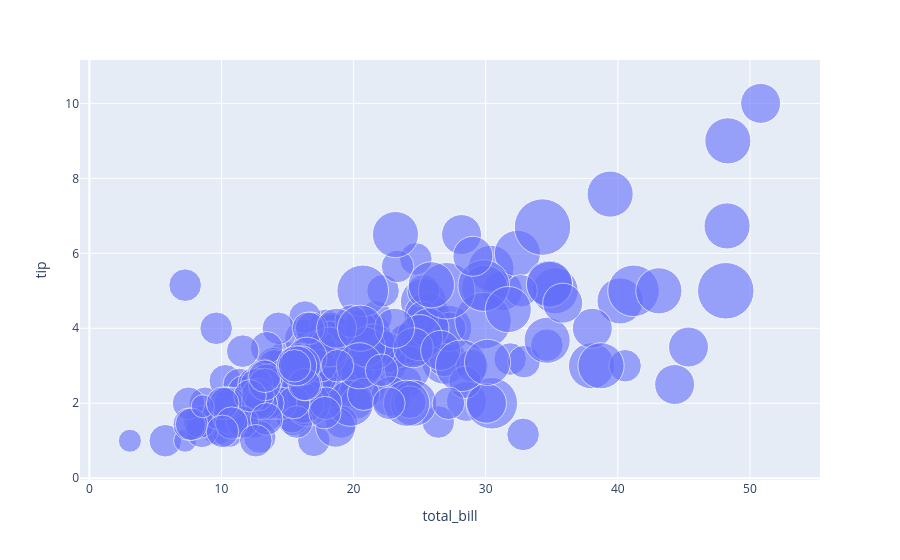

The notebook cell saved with this chart:
### Code cell
fig = px.scatter(
    df,
    x="total_bill",
    y="tip",
    size="size",
    size_max=40,
    opacity=0.6
)

fig.show()

### Figure 1 — Plotly figure (JSON) as saved in the notebook; plotly's stock layout.template omitted (floating-point values rounded to 4 significant figures; data arrays with more than 128 entries replaced by an {"elided": "..."} marker saying what was removed)
{"data": [{"hovertemplate": "total_bill=%{x}<br>tip=%{y}<br>size=%{marker.size}<extra></extra>", "legendgroup": "", "marker": {"color": "#636efa", "opacity": 0.6, "size": {"elided": "244 int values"}, "sizemode": "area", "sizeref": 0.00375, "symbol": "circle"}, "mode": "markers", "name": "", "orientation": "v", "showlegend": false, "type": "scatter", "x": {"elided": "244 float values"}, "xaxis": "x", "y": {"elided": "244 float values"}, "yaxis": "y"}], "layout": {"legend": {"itemsizing": "constant", "tracegroupgap": 0}, "margin": {"t": 60}, "xaxis": {"anchor": "y", "domain": [0, 1], "title": {"text": "total_bill"}}, "yaxis": {"anchor": "x", "domain": [0, 1], "title": {"text": "tip"}}}}
